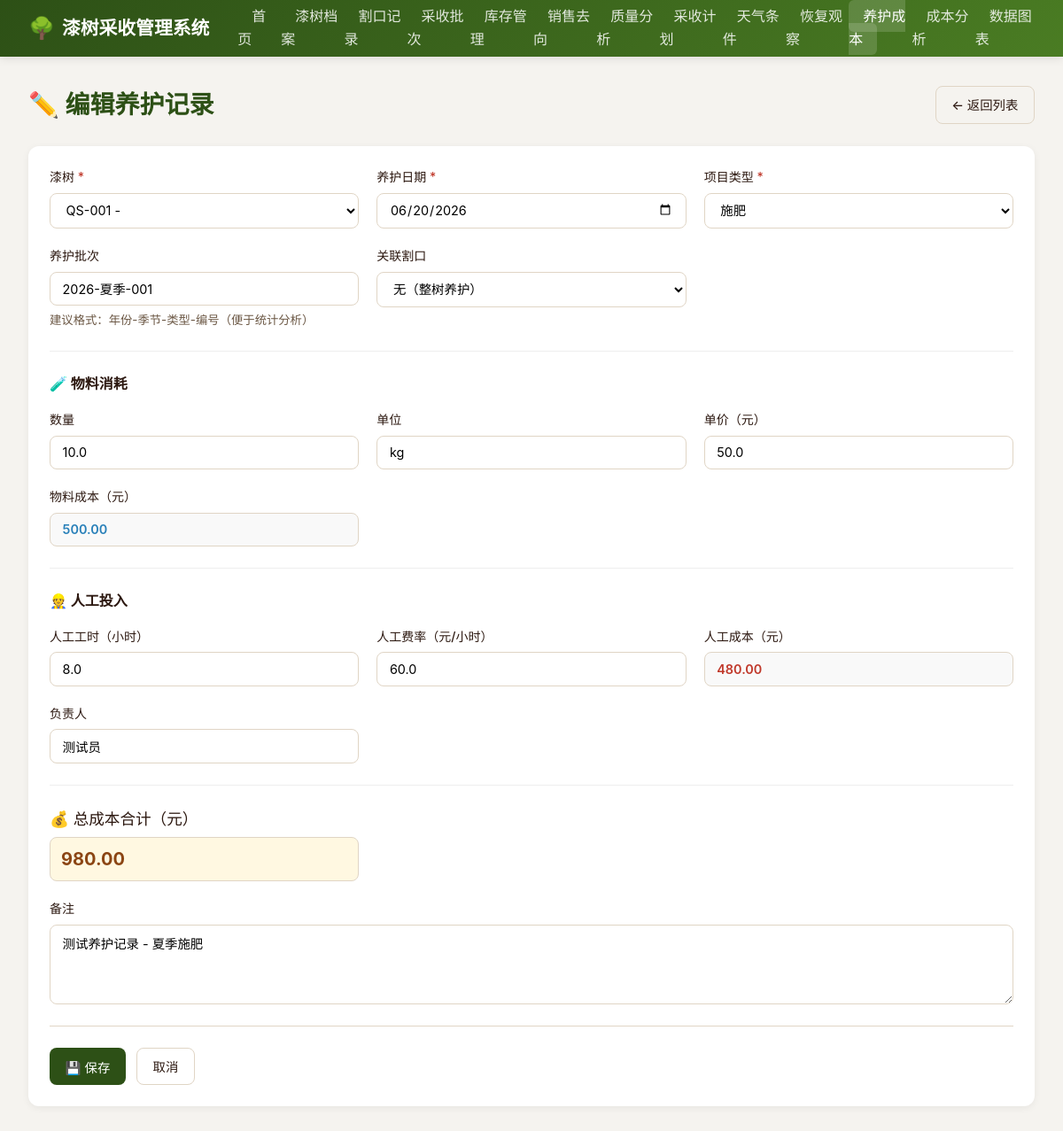
Page /maintenance/1/edit on the committed database.
### models.py (models this page shows)
class MaintenanceRecord(Base):
    __tablename__ = "maintenance_records"
    id = Column(Integer, primary_key=True, index=True)
    tree_id = Column(Integer, ForeignKey("lacquer_trees.id"), nullable=False)
    incision_id = Column(Integer, ForeignKey("incisions.id"))
    maintenance_date = Column(Date, nullable=False)
    project_type = Column(String(50), nullable=False)
    batch_no = Column(String(50))
    quantity = Column(Float, default=0.0)
    unit = Column(String(20))
    unit_price = Column(Float, default=0.0)
    total_cost = Column(Float, default=0.0)
    labor_hours = Column(Float, default=0.0)
    labor_cost_rate = Column(Float, default=0.0)
    labor_cost = Column(Float, default=0.0)
    person_in_charge = Column(String(50))
    remarks = Column(Text)
    created_at = Column(DateTime(timezone=True), server_default=func.now())
    tree = relationship("LacquerTree")
    incision = relationship("Incision")

### main.py (the view)
@app.get("/maintenance/{record_id}/edit", response_class=HTMLResponse)
async def edit_maintenance_form(request: Request, record_id: int, db: Session = Depends(get_db)):
    record = db.query(models.MaintenanceRecord).filter(models.MaintenanceRecord.id == record_id).first()
    if not record:
        raise HTTPException(status_code=404, detail="养护记录不存在")
    trees = db.query(models.LacquerTree).order_by(models.LacquerTree.tree_code).all()
    incisions = db.query(models.Incision).all()
    project_types = ["施肥", "病虫处理", "树皮养护", "工具消耗", "人工工时"]
    latest_records = db.query(models.MaintenanceRecord).order_by(models.MaintenanceRecord.id.desc()).limit(5).all()
    batch_list = list(set(r.batch_no for r in latest_records if r.batch_no))
    if record.batch_no and record.batch_no not in batch_list:
        batch_list.append(record.batch_no)
    return templates.TemplateResponse("maintenance/form.html", {
        "request": request, "record": record, "trees": trees,
        "incisions": incisions, "project_types": project_types,
        "errors": {}, "today": date.today().strftime("%Y-%m-%d"), "batch_list": batch_list
    })

### templates/maintenance/form.html (shortened to what this page needs)
{% extends "base.html" %}
{% block content %}
<div class="page-header">
  <h1 class="page-title">{% if record %}✏️ 编辑养护记录{% else %}➕ 新增养护记录{% endif %}</h1>
  <a href="/maintenance" class="btn btn-outline">← 返回列表</a>
</div>
{% if not trees %}
<div class="card" style="border-left: 4px solid var(--warning);">
  <div class="card-body">
    <p>⚠️ <strong>尚无漆树档案，请先<a href="/trees/new">创建漆树档案</a>。</strong></p>
  </div>
</div>
{% else %}
<div class="card">
  <div class="card-body">
    <form method="POST" action="{% if record %}/maintenance/{{ record.id }}/edit{% else %}/maintenance/new{% endif %}">
      <div class="form-grid">
        <div class="form-group">
          <label>漆树 <span class="required">*</span></label>
          <select name="tree_id" required id="tree_select">
            {% set ns = namespace(selected=form_data.tree_id if form_data else (record.tree_id if record else '')) %}
            {% for t in trees %}
            <option value="{{ t.id }}" data-tree="{{ t.id }}" {% if ns.selected|string == t.id|string %}selected{% endif %}>{{ t.tree_code }} - {{ t.location or '' }}</option>
            {% endfor %}
          </select>
        </div>
        <div class="form-group">
          <label>养护日期 <span class="required">*</span></label>
          <input type="date" name="maintenance_date" required max="{{ today }}"
            value="{{ form_data.maintenance_date if form_data else (record.maintenance_date.strftime('%Y-%m-%d') if record else today) }}">
        </div>
        <div class="form-group">
          <label>项目类型 <span class="required">*</span></label>
          <select name="project_type" required id="project_type_select">
            {% set ns_pt = namespace(selected=form_data.project_type if form_data else (record.project_type if record else '')) %}
            {% for pt in project_types %}
            <option value="{{ pt }}" {% if ns_pt.selected == pt %}selected{% endif %}>{{ pt }}</option>
            {% endfor %}
          </select>
        </div>
        <div class="form-group">
          <label>养护批次</label>
          <input list="batch_suggestions" name="batch_no" id="batch_no_input" maxlength="50"
            value="{{ (form_data.batch_no if form_data else (record.batch_no if record and record.batch_no else '')) or '' }}"
            placeholder="如：2024-春季施肥-001（可从历史批次选择）">
          <small style="color: var(--text-light);">建议格式：年份-季节-类型-编号（便于统计分析）</small>
        </div>
        <div class="form-group">
          <label>关联割口</label>
          <select name="incision_id" id="incision_select">
            {% set ns2 = namespace(selected=form_data.incision_id if form_data else (record.incision_id if record else '')) %}
            <option value="">无（整树养护）</option>
          </select>
        </div>
      </div>
      <hr style="margin: 1.5rem 0; border: 0; border-top: 1px solid #eee;">
      <h3 style="font-size: 1rem; margin-bottom: 1rem; color: var(--accent-dark);">🧪 物料消耗</h3>
      <div class="form-grid">
        <div class="form-group">
          <label>数量</label>
          <input type="number" name="quantity" step="0.01" min="0"
            value="{{ form_data.quantity if form_data else (record.quantity if record else 0) }}"
            id="quantity_input" placeholder="输入数量">
        </div>
        <div class="form-group">
          <label>单位</label>
          <input type="text" name="unit" maxlength="20"
            value="{{ (form_data.unit if form_data else (record.unit if record and record.unit else '')) or '' }}"
            placeholder="如：kg、次、个" id="unit_input">
        </div>
        <div class="form-group">
          <label>单价（元）</label>
          <input type="number" name="unit_price" step="0.01" min="0"
            value="{{ form_data.unit_price if form_data else (record.unit_price if record else 0) }}"
            id="unit_price_input" placeholder="输入单价">
        </div>
        <div class="form-group">
          <label>物料成本（元）</label>
          <input type="text" id="material_cost_display" readonly
            value="0"
            style="background: #f9f9f9; font-weight: 600; color: #2980b9;">
        </div>
      </div>
      <hr style="margin: 1.5rem 0; border: 0; border-top: 1px solid #eee;">
      <h3 style="font-size: 1rem; margin-bottom: 1rem; color: var(--accent-dark);">👷 人工投入</h3>
      <div class="form-grid">
        <div class="form-group">
          <label>人工工时（小时）</label>
          <input type="number" name="labor_hours" step="0.5" min="0"
            value="{{ form_data.labor_hours if form_data else (record.labor_hours if record else 0) }}"
            id="labor_hours_input" placeholder="输入工时">
        </div>
        <div class="form-group">
          <label>人工费率（元/小时）</label>
          <input type="number" name="labor_cost_rate" step="0.01" min="0"
            value="{{ form_data.labor_cost_rate if form_data else (record.labor_cost_rate if record else 0) }}"
            id="labor_rate_input" placeholder="如：50元/小时">
        </div>
        <div class="form-group">
          <label>人工成本（元）</label>
          <input type="text" id="labor_cost_display" readonly
            value="0"
            style="background: #f9f9f9; font-weight: 600; color: #c0392b;">
        </div>
        <div class="form-group">
          <label>负责人</label>
          <input type="text" name="person_in_charge" maxlength="50"
            value="{{ (form_data.person_in_charge if form_data else (record.person_in_charge if record and record.person_in_charge else '')) or '' }}"
            placeholder="负责人姓名">
        </div>
      </div>
      <hr style="margin: 1.5rem 0; border: 0; border-top: 1px solid #eee;">
      <div class="form-grid">
        <div class="form-group">
          <label style="font-size: 1.1rem; color: var(--accent-dark);">💰 总成本合计（元）</label>
          <input type="text" id="total_cost_display" readonly
            value="0"
            style="background: #fff8e1; font-weight: 700; color: #8b4513; font-size: 1.25rem; padding: 0.75rem;">
        </div>
        <div class="form-group full">
          <label>备注</label>
          <textarea name="remarks" maxlength="500" rows="3"
            placeholder="养护详情备注...">{{ (form_data.remarks if form_data else (record.remarks if record and record.remarks else '')) or '' }}</textarea>
        </div>
      </div>
      <div class="form-actions">
        <button type="submit" class="btn btn-primary">💾 保存</button>
        <a href="/maintenance" class="btn btn-outline">取消</a>
      </div>
    </form>
  </div>
</div>
{% endif %}
{% endblock %}

### static/css/style.css (style rules this page uses)
:root { --primary: #2d5016; --primary-light: #4a7c23; --secondary: #8b4513; --accent: #d4a574; --bg: #f5f3ef; --card: #ffffff; --text: #2c1810; --text-light: #6b5744; --border: #e0d5c5; --danger: #c0392b; --warning: #e67e22; --success: #27ae60; --info: #2980b9; }
* { margin: 0; padding: 0; box-sizing: border-box; }
body { font-family: -apple-system, BlinkMacSystemFont, "Segoe UI", "PingFang SC", "Microsoft YaHei", sans-serif; background: var(--bg); color: var(--text); line-height: 1.6; }
.page-header { display: flex; justify-content: space-between; align-items: center; margin-bottom: 1.5rem; flex-wrap: wrap; gap: 1rem; }
.page-title { font-size: 1.75rem; font-weight: 700; color: var(--primary); }
.card { background: var(--card); border-radius: 12px; box-shadow: 0 2px 8px rgba(0,0,0,0.06); margin-bottom: 1.5rem; overflow: hidden; }
.card-body { padding: 1.5rem; }
.btn { display: inline-flex; align-items: center; gap: 0.4rem; padding: 0.55rem 1.1rem; border: none; border-radius: 8px; font-size: 0.9rem; font-weight: 500; cursor: pointer; text-decoration: none; transition: all 0.2s; white-space: nowrap; }
.btn-primary { background: var(--primary); color: #fff; }
.btn-outline { background: transparent; border: 1px solid var(--border); color: var(--text); }
.form-grid { display: grid; grid-template-columns: repeat(auto-fit, minmax(280px, 1fr)); gap: 1.25rem; }
.form-group { display: flex; flex-direction: column; gap: 0.4rem; }
.form-group.full { grid-column: 1 / -1; }
label { font-weight: 500; font-size: 0.875rem; color: var(--text); }
label .required { color: var(--danger); }
input, select, textarea { padding: 0.6rem 0.85rem; border: 1px solid var(--border); border-radius: 8px; font-size: 0.9rem; font-family: inherit; background: #fff; transition: all 0.2s; }
textarea { resize: vertical; min-height: 90px; }
.form-actions { display: flex; gap: 0.75rem; margin-top: 1.5rem; padding-top: 1.5rem; border-top: 1px solid var(--border); }

### rows in the picture
MaintenanceRecord: maintenance_date "06/20/2026", project_type "施肥", batch_no "2026-夏季-001", quantity "10.0", unit "kg", unit_price "50.0", labor_hours "8.0", labor_cost_rate "60.0", person_in_charge "测试员", remarks "测试养护记录 - 夏季施肥"

### other values in the picture
form field tree_id "QS-001 -"
